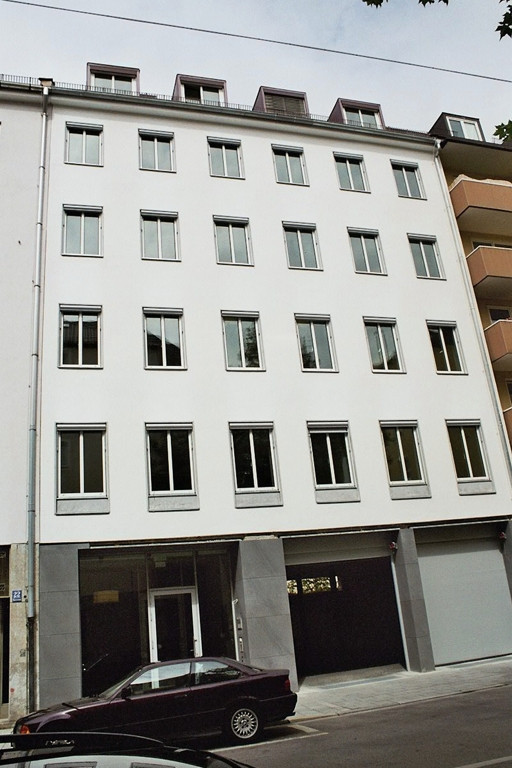
#> input picture 8ubS9.jpg, 512 x 768 px
$ python segMethod.py 8ubS9.jpg 5 5 100 5 5   (older library calls are emulated)
#> lines starting #> are read from the running program, lines starting #| are printed output that depends on the picture; after the words box and inside, x2 and y2 are one past the last pixel; in counts of white or black regions, pixels touching at a corner belong together
# -*- coding: UTF-8 -*-
#import matplotlib.pyplot as plt
import numpy as np
import os
import cv2 as cv
import random as rng
import argparse
import time

#import canny_watershed as cannyWshed

from skimage.segmentation import felzenszwalb, slic, quickshift
from skimage.segmentation import mark_boundaries, find_boundaries
from skimage.util import img_as_float
from skimage import io

# [104 lines left out: function mean_shift, not called in this run]

def cannyWatershed(inputfile):
#> called with inputfile = '8ubS9.jpg'
    sigma = 0.7

    img = io.imread(inputfile)
#> img is the input picture: shape (768, 512, 3); mean R, G, B 148.9, 148.9, 145.1
    #img = cv.imread(inputfile)
    gray = cv.cvtColor(img, cv.COLOR_RGB2GRAY)
    #high_thresh, thresh_img = cv.threshold(gray, 0, 255, cv.THRESH_BINARY+cv.THRESH_OTSU)
    #low_thresh = high_thresh * 0.3
    marker = cv.GaussianBlur(gray, (7, 7), 2)
    high_thresh, thresh_img = cv.threshold(gray, 0, 255, cv.THRESH_BINARY+cv.THRESH_OTSU)
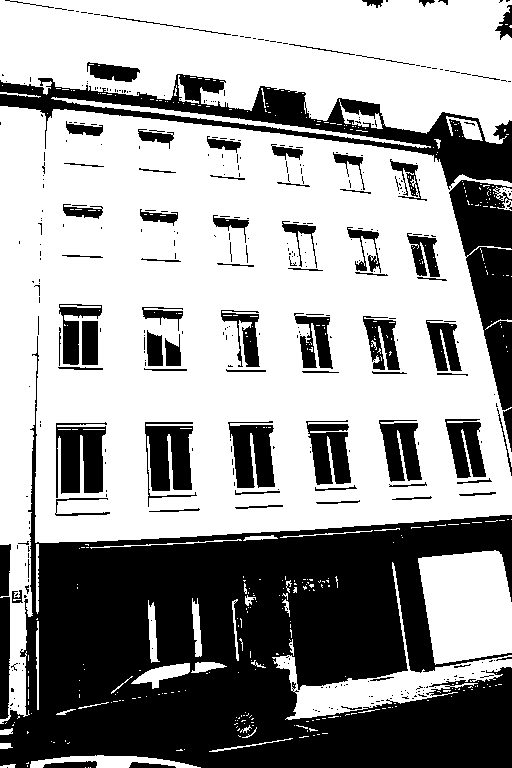
#> thresh_img: shape (768, 512); 61.8% white; 401 black regions (316 under 20 px), largest, box (x1, y1, x2, y2) and area: (0, 336, 512, 768) 95773, (0, 74, 512, 190) 13988, (449, 180, 512, 410) 7877
#> high_thresh = 130
    low_thresh = high_thresh * 0.3
#> low_thresh = 39
    v = np.median(gray)
#> v = 184
    #low_thresh = int(max(0, (1.0 - sigma) * v))
    #high_thresh = int(max(255, (1.0 + sigma) * v))
    #canny = cv.Canny(marker, 40, 100)
    canny = cv.Canny(marker, low_thresh, high_thresh)
#> canny: shape (768, 512); 5.1% white in thin lines or dots
    cv.imshow("canny", canny)
    #_, contours, hierarchy = cv.findContours(canny, cv.RETR_LIST, cv.CHAIN_APPROX_SIMPLE)
    _, contours, hierarchy = cv.findContours(canny, cv.RETR_LIST, cv.CHAIN_APPROX_NONE)
#> contours = 285 contours, 241 with area under 20; largest, box (x1, y1, x2, y2) and area: (54, 420, 108, 494) 2791, (55, 428, 107, 494) 2404, (143, 420, 194, 491) 2180, (145, 427, 193, 491) 2164, (230, 707, 260, 740) 712

    index = 0
    compCount = 0
    marks = np.zeros(gray.shape, dtype=np.int32)
    imageContours = np.zeros(gray.shape, dtype=np.uint8)
    #markstemp = marks.copy()

    for i in range(len(contours)):
        cv.drawContours(marks, contours, i, (compCount+1, compCount+1, compCount+1), 1, 8, hierarchy)
        cv.drawContours(imageContours, contours, i, (255, 255, 255), 1)
        compCount += 1
#> imageContours: shape (768, 512); 5.1% white in thin lines or dots
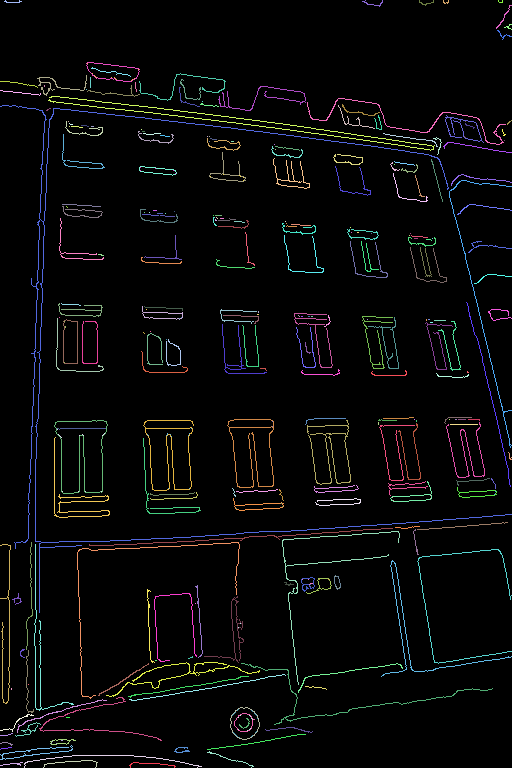
#> marks: shape (768, 512) int32; 285 distinct labels, from 0 to 285; one colour per label, 0 black
#> after the loop, compCount = 285

    print(len(contours))
#| 285
    #cv.drawContours(marks, contours, -1, (255, 255, 255), 1)
    marksShow = cv.convertScaleAbs(marks)
    cv.imshow("mark show", marksShow)
    cv.imshow("contour", imageContours)

    cv.watershed(img, marks)
    afterWshed = cv.convertScaleAbs(marks)
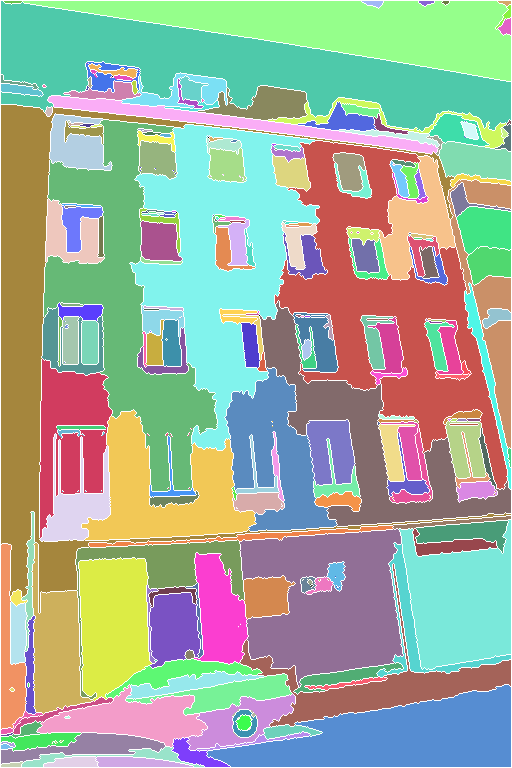
#> marks: shape (768, 512) int32; 286 distinct labels, from -1 to 285; one colour per label, 0 black, -1 white

    #marker32 = np.int32(marker)
    '''
    cv.watershed(img, marker32)
    m = cv.convertScaleAbs(marker32)
    _, thresh = cv.threshold(m, 0, 255, cv.THRESH_BINARY+cv.THRESH_OTSU)
    thresh_inv = cv.bitwise_not(thresh)
    temp = cv.bitwise_and(img, img, mask=thresh)
    temp1 = cv.bitwise_and(img, img, mask=thresh_inv)
    result = cv.addWeighted(temp, 1, temp1, 1, 0)
    #final = cv.drawContours(result, contours, -1, (0, 0, 255), 1)
    final = cv.drawContours(result, contours, -1, (255, 255, 255), 1)
    '''
    cv.imshow('watershed', afterWshed)
    #cv.waitKey(0)
    mask = np.zeros(img.shape, dtype=float)
    edgemap = cv.drawContours(mask, contours, -1, (255, 255, 255), 1)
#> edgemap: shape (768, 512, 3) float64; 5.1% white in thin lines or dots
    cv.imshow("edge map", edgemap)
    #edgemap = cv.addWeighted(mask, 1, afterWshed, 1, 0)

    return marks, edgemap
    #return edgemap
    #return afterWshed

if __name__ == "__main__":
    parser = argparse.ArgumentParser()
    parser.add_argument('input_file', type=str, help='input image path')
    parser.add_argument('meanshift_sp', type=int, help='mean shift sp')
    parser.add_argument('meanshift_sr', type=int, help='mean shift sr')
    parser.add_argument('fz_min_size', type=int, help='felzenswalb segment min size')
    parser.add_argument('SLIC_n_segments', type=int, help='SLIC minimum number of segment')
    parser.add_argument('quick_shift_max_dist', type=int, help='quickshift max iter')
    args = parser.parse_args()

    print("hello")

    inputfile = args.input_file
    superpixel_sigma = 1.5
    superpixel_color = (1, 1, 1)

    #output_meanshift = os.path.splitext(inputfile)[0] + '_meanshift_' + str(args.meanshift_sp) + '_' + str(args.meanshift_sr) + '.bmp'
    output_cannyWatershed = os.path.splitext(inputfile)[0] + '_cannyWatershed' + '.bmp'
    output_felzenszwalb = os.path.splitext(inputfile)[0] + '_felzenswalb_' + str(args.fz_min_size) + '.bmp'
    output_slic = os.path.splitext(inputfile)[0] + '_slic_' + str(args.SLIC_n_segments) + '.bmp'
    output_quickshift = os.path.splitext(inputfile)[0] + '_quickshift_' + str(args.quick_shift_max_dist) + '.bmp'
    output_mask = os.path.splitext(inputfile)[0] + '_mask' + '.bmp'
    output_result = os.path.splitext(inputfile)[0] + '_result' + '.bmp'

    #print(output_meanshift)
    print(output_cannyWatershed)
    print(output_felzenszwalb)
    print(output_slic)
    print(output_quickshift)

    # mean shift
    tStart = time.time()
    #meanshift_result = mean_shift(inputfile, sp=args.meanshift_sp, sr=args.meanshift_sr)
    #meanshift_result = cannyWshed.cannyWatershed(inputfile)
    segment_cannyWatershed, edge_canny = cannyWatershed(inputfile)
    print("the shape of segment_cannyWatershed is ", segment_cannyWatershed.shape)
#| the shape of segment_cannyWatershed is  (768, 512)
    print("the dtype of segment_cannyWatershed is ", segment_cannyWatershed.dtype)
#| the dtype of segment_cannyWatershed is  int32
    tEnd = time.time()
    print("Mean shift cost %f sec" % (tEnd - tStart))

    #image = img_as_float(io.imread(inputfile))
    image = io.imread(inputfile)
    imageFloat = img_as_float(io.imread(inputfile))
    #mask_img = np.zeros(image.shape, dtype=np.uint8)
    mask_img = np.zeros(image.shape, dtype=float)

    # felzenszwalb
    tStart = time.time()
    segment_felzenszwalb = felzenszwalb(image, sigma=superpixel_sigma, min_size=args.fz_min_size)
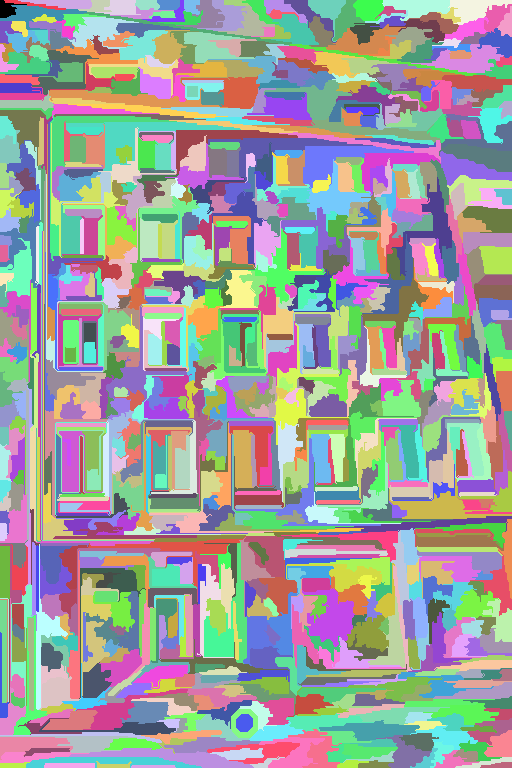
#> segment_felzenszwalb: shape (768, 512) int64; 1001 distinct labels, from 0 to 1000; one colour per label, 0 black
    print("the shape of segment_felzenszwalb is ", segment_felzenszwalb.shape)
#| the shape of segment_felzenszwalb is  (768, 512)
    print("the dtype of segment_felzenszwalb is ", segment_felzenszwalb.dtype)
#| the dtype of segment_felzenszwalb is  int64
    tEnd = time.time()
    print("felzenszwalb_result cost %f sec" % (tEnd - tStart))

    # SLIC
    tStart = time.time()
    segment_slic = slic(image, sigma=superpixel_sigma, n_segments=args.SLIC_n_segments)
#> segment_slic: shape (768, 512) int64; every value is 1
    print("the shape of segment_slic is ", segment_slic.shape)
#| the shape of segment_slic is  (768, 512)
    print("the dtype of segment_slic is ", segment_slic.dtype)
#| the dtype of segment_slic is  int64
    tEnd = time.time()
    print("SLIC cost %f sec" % (tEnd - tStart))

    # quickshift
    tStart = time.time()
    segment_quickshift = quickshift(image, kernel_size=5, max_dist=args.quick_shift_max_dist, ratio=0.5)
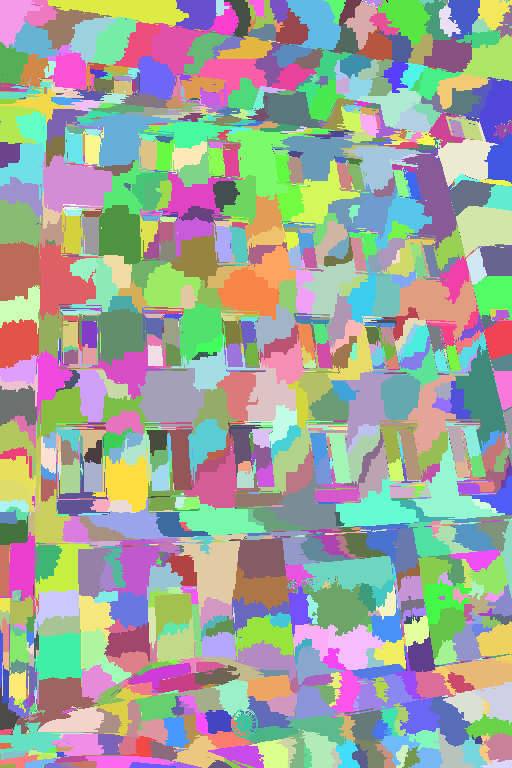
#> segment_quickshift: shape (768, 512) int64; 1840 distinct labels, from 0 to 1839; one colour per label, 0 black
    print("the shape of segment_quickshift is ", segment_quickshift.shape)
#| the shape of segment_quickshift is  (768, 512)
    print("the dtype of segment_quickshift is ", segment_quickshift.dtype)
#| the dtype of segment_quickshift is  int64
    tEnd = time.time()
    print("quickshift cost %f sec" % (tEnd - tStart))

    cannyWatershed_result = mark_boundaries(mask_img, segment_cannyWatershed, color=superpixel_color)
#> cannyWatershed_result: shape (768, 512, 3) float64; values 0 (black) and 1 (white), 18.5% white; 15 white regions (6 under 20 px), largest, box (x1, y1, x2, y2) and area: (0, 0, 512, 768) 68577, (211, 213, 257, 273) 1072, (423, 317, 473, 382) 966
#> mask_img: shape (768, 512, 3) float64; every value is 0
    felzenszwalb_result = mark_boundaries(mask_img, segment_felzenszwalb, color=superpixel_color)
#> felzenszwalb_result: shape (768, 512, 3) float64; values 0 (black) and 1 (white), 33.3% white; 5 white regions, box (x1, y1, x2, y2) and area: (0, 0, 512, 768) 130464, (43, 760, 177, 768) 308, (0, 234, 13, 263) 119, (235, 713, 254, 733) 100, (479, 761, 512, 768) 67
    slic_result = mark_boundaries(mask_img, segment_slic, color=superpixel_color)
    quickshift_result = mark_boundaries(mask_img, segment_quickshift, color=superpixel_color)
#> quickshift_result: shape (768, 512, 3) float64; values 0 (black) and 1 (white), 24.7% white; 15 white regions (11 under 20 px), largest, box (x1, y1, x2, y2) and area: (0, 0, 512, 768) 97055, (0, 763, 17, 768) 39, (437, 594, 446, 601) 38, (42, 125, 45, 133) 20
    #print("the shape of cannyWatershed is ", cannyWatershed.shape)
    #print("the dtype of cannyWatershed is ", cannyWatershed.dtype)
    print("the shape of felzenszwalb_result is ", felzenszwalb_result.shape)
#| the shape of felzenszwalb_result is  (768, 512, 3)
    print("the dtype of felzenszwalb_result is ", felzenszwalb_result.dtype)
#| the dtype of felzenszwalb_result is  float64
    print("the shape of slic_result is ", slic_result.shape)
#| the shape of slic_result is  (768, 512, 3)
    print("the dtype of slic_result is ", slic_result.dtype)
#| the dtype of slic_result is  float64
    print("the shape of quickshift_result is ", quickshift_result.shape)
#| the shape of quickshift_result is  (768, 512, 3)
    print("the dtype of quickshift_result is ", quickshift_result.dtype)
#| the dtype of quickshift_result is  float64

    '''
    fig, ax = plt.subplots(2, 2, figsize=(20, 10), sharex=True, sharey=True)

    ax[0, 0].imshow(meanshift_result)
    ax[0, 0].set_title('mean shift')
    ax[0, 1].imshow(felzenszwalb_result)
    ax[0, 1].set_title('felzenszwalb')
    ax[1, 0].imshow(slic_result)
    ax[1, 0].set_title('SLIC')
    ax[1, 1].imshow(quickshift_result)
    ax[1, 1].set_title('quickshift')

    for a in ax.ravel():
        a.set_axis_off()

    plt.tight_layout()
    plt.show()
    '''

    # [4 lines of commented-out code are left out]
    cv.imshow("canny+watershed", cannyWatershed_result)
    cv.imshow("felzenszwalb", felzenszwalb_result)
    cv.imshow("slic", slic_result)
    cv.imshow("quick shift", quickshift_result)
    '''
    io.imsave(output_cannyWatershed, cv.addWeighted(image, 1, cannyWatershed_temp, 1, 0))
    io.imsave(output_felzenszwalb, mark_boundaries(image, segment_felzenszwalb, color=(0, 1, 0)))
    io.imsave(output_slic, mark_boundaries(image, segment_slic, color=(0, 0, 1)))
    io.imsave(output_quickshift, mark_boundaries(image, segment_quickshift, color=(1, 1, 0)))
    '''
    #result_image = np.ones(image.shape, dtype=float)
    #rows, cols, _ = result_image.shape

    result_image_and = cv.bitwise_and(felzenszwalb_result, slic_result)
    result_image_and = cv.bitwise_and(result_image_and, quickshift_result)
    result_image_and = cv.bitwise_and(result_image_and, cannyWatershed_result)
    #cv.imshow("temp one", result_image)
    cv.imshow("temp and", result_image_and)

    bound_cannyWshed = find_boundaries(segment_cannyWatershed)
    bound_fh = find_boundaries(segment_felzenszwalb)
    bound_slic = find_boundaries(segment_slic)
#> bound_slic: shape (768, 512) bool; every value is 0
    bound_qs = find_boundaries(segment_quickshift)

    temp_result = np.zeros(image.shape, dtype=np.uint8)
    print(temp_result.shape)
#| (768, 512, 3)
    print(temp_result.shape[0])
#| 768
    # strong edge
    for i in range(temp_result.shape[0]):
        for j in range(temp_result.shape[1]):
            counter = 0
            if bound_cannyWshed[i,j] == True:
                counter += 1
            if bound_fh[i,j] == True:
                counter += 1
            if bound_slic[i,j] == True:
                counter += 1
            if bound_qs[i,j] == True:
                counter += 1

            #print(counter)
            if counter == 4:
                temp_result[i,j,:] = [255, 255, 255]
#> temp_result: shape (768, 512, 3); every value is 0

    cv.imshow("temp 4", temp_result)

    # sub-strong edge
    for i in range(temp_result.shape[0]):
        for j in range(temp_result.shape[1]):
            counter = 0
            if bound_cannyWshed[i,j] == True:
                counter += 1
            if bound_fh[i,j] == True:
                counter += 1
            if bound_slic[i,j] == True:
                counter += 1
            if bound_qs[i,j] == True:
                counter += 1

            #print(counter)
            if counter == 3:
                temp_result[i,j,:] = [255, 255, 255]
#> temp_result: shape (768, 512, 3); 5.5% white in thin lines or dots

    cv.imshow("temp 4+3", temp_result)

    # weaker edge
    for i in range(temp_result.shape[0]):
        for j in range(temp_result.shape[1]):
            counter = 0
            if bound_cannyWshed[i,j] == True:
                counter += 1
            if bound_fh[i,j] == True:
                counter += 1
            if bound_slic[i,j] == True:
                counter += 1
            if bound_qs[i,j] == True:
                counter += 1

            #print(counter)
            if counter == 2:
                temp_result[i,j,:] = [255, 255, 255]
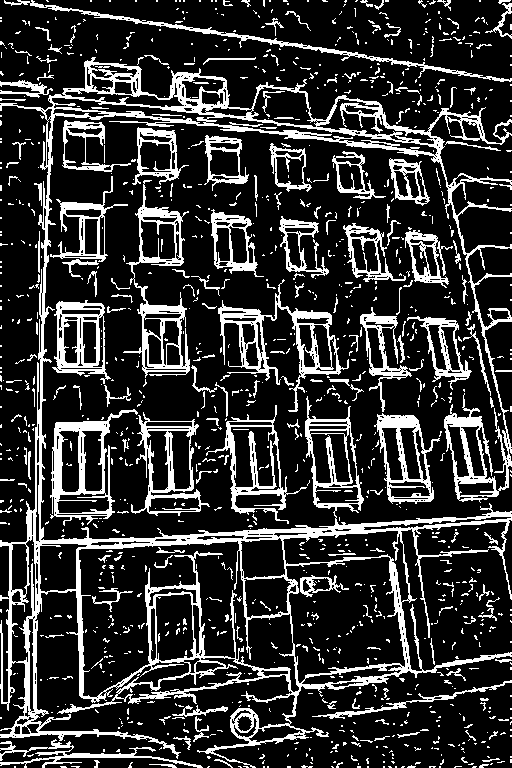
#> temp_result: shape (768, 512, 3); 20% white; 1121 white regions (931 under 20 px), largest, box (x1, y1, x2, y2) and area: (0, 57, 512, 768) 33619, (218, 279, 349, 412) 2923, (123, 180, 190, 378) 2873

    cv.imshow("temp 2+3+4", temp_result)

    temp_result_gray = cv.cvtColor(temp_result, cv.COLOR_RGB2GRAY)
#> temp_result_gray: shape (768, 512); 20% white; 1121 white regions (931 under 20 px)
    _, contours, hierarchy = cv.findContours(temp_result_gray, cv.RETR_EXTERNAL, cv.CHAIN_APPROX_NONE)
#> contours = 930 contours, 867 with area under 20; largest, box (x1, y1, x2, y2) and area: (0, 57, 512, 768) 87928, (50, 409, 138, 526) 5168, (123, 180, 190, 378) 5150, (218, 279, 349, 412) 4348, (131, 412, 210, 516) 4264
    drawing = np.zeros(image.shape, dtype=np.uint8)
    for i in range(len(contours)):
        color = [rng.randint(0, 256), rng.randint(0, 256), rng.randint(0, 256)]
        drawing = cv.drawContours(drawing, contours, i, color, 1, 8)
#> this loop made 930 passes
#> color on passes 1 to 3: [197, 215, 20], [132, 248, 207], [155, 244, 183]
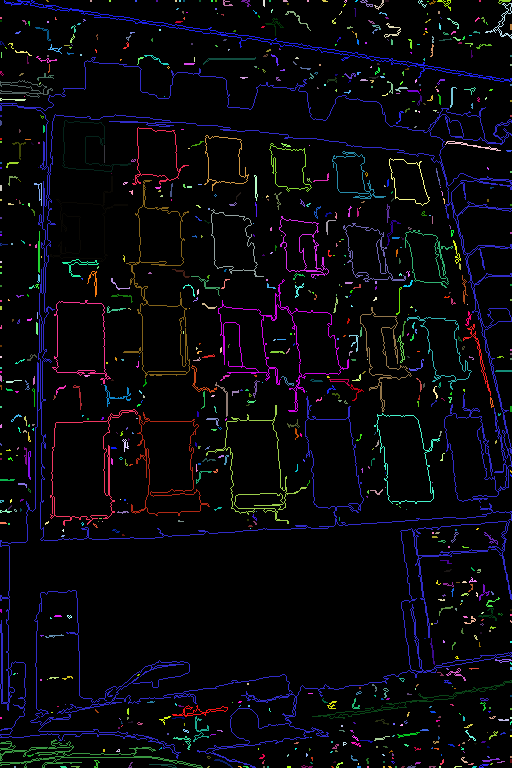
#> drawing: shape (768, 512, 3); mean of channels 0, 1, 2 11.6, 7.1, 7.7; drawn as B, G, R
    cv.imshow("drawing", drawing)

    '''
    result_image_or = cv.bitwise_or(felzenszwalb_result, slic_result)
    result_image_or = cv.bitwise_or(result_image_or, quickshift_result)
    result_image_or = cv.bitwise_or(result_image_or, cannyWatershed_result)

    cv.imshow("temp or", result_image_or)
    result_image_xor = cv.bitwise_xor(felzenszwalb_result, slic_result)
    result_image_xor = cv.bitwise_xor(result_image_xor, quickshift_result)
    result_image_xor = cv.bitwise_xor(result_image_xor, cannyWatershed_result)
    cv.imshow('temp xor', result_image_xor)
    result_image_sub = result_image_or -  result_image_xor
    cv.imshow("temp sub", result_image_sub)
    #result_image = result_image_sub + edge_canny
    result_image = result_image_and + edge_canny
    cv.imshow("temp result", result_image)
    '''
    # [8 lines of commented-out code are left out]
    cv.waitKey(0)
    #io.imsave(output_mask, cv.bitwise_and(felzenszwalb_result, slic_result))
